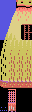

This is a level from a 2D game, rendered from its Tiled map with the project's own tilesets. A one-line summary and the complete map file follow:
An orthogonal 4x14 tile map with 8x8 px tiles, 1 tile layer (namtbl).

<map version="1.5" tiledversion="1.5.0" orientation="orthogonal" renderorder="right-down" width="4" height="14" tilewidth="8" tileheight="8" infinite="0" nextlayerid="2" nextobjectid="1">
 <tileset firstgid="1" name="charset" tilewidth="8" tileheight="8" tilecount="256" columns="16">
  <image source="charset@6000.namtbl.png" width="128" height="128" />
 </tileset>
 <layer id="1" name="namtbl" width="4" height="14">
  <data encoding="csv">
256,256,91,92,
256,93,94,94,
256,95,96,96,
256,237,238,239,
240,241,242,239,
118,121,121,121,
122,123,123,123,
124,125,125,125,
124,125,125,125,
124,125,125,125,
243,244,244,244,
129,245,129,129,
129,246,129,129,
204,247,129,129
</data>
 </layer>
</map>
